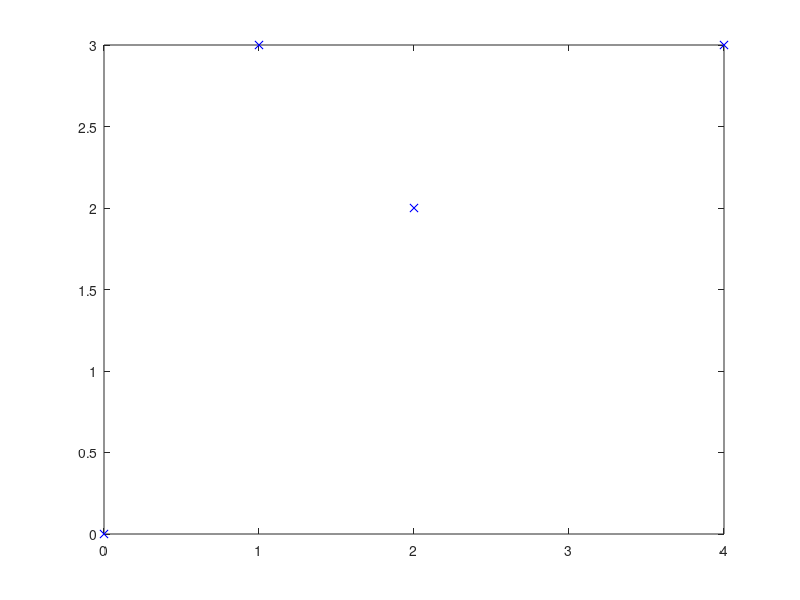

This chart was generated by the following MATLAB code: (Note: this script raises an error after producing the figure.)
n = 4;
% points = round(rand(n, 2)*10);
points = [0 0; 1 3; 4 3; 2 2];
kf = [];
bf = [];
xf = [];
for i = 1:n-1
    for j = i+1:n
        if points(i, 1) - points(j, 1) ~= 0   
            k = (points(i, 2) - points(j, 2))/(points(i, 1) - points(j, 1));
            b = points(i, 2)-k*points(i, 1);
            res = zeros(1, n-2);
            p_index = 1:n;
            r_index = setdiff(p_index, [i j]);
            for index = 1:size(r_index, 2)
                res(index) = points(r_index(index), 1)*k + b - points(r_index(index), 2);
            end
            if abs(sum(sign(res(:)))) == n-2
                kf = [kf, k];
                bf = [bf, b];
            end
        else
            p_index = 1:n;
            r_index = setdiff(p_index, [i j]);
            res = zeros(1, n-2);
            for index = 1:size(r_index, 2)
                res(index) = points(r_index(index), 1) - points(i, 1);
            end
            if abs(sum(sign(res(:)))) == n-2
                xf = [xf, points(i, 1)];
            end
        end
    end
end
kf
bf
figure;
plot(points(:,1), points(:,2), 'bx')
hold on
for i = 1:size(kf,2)
    refline(kf(i),bf(i));
end
hold off
        